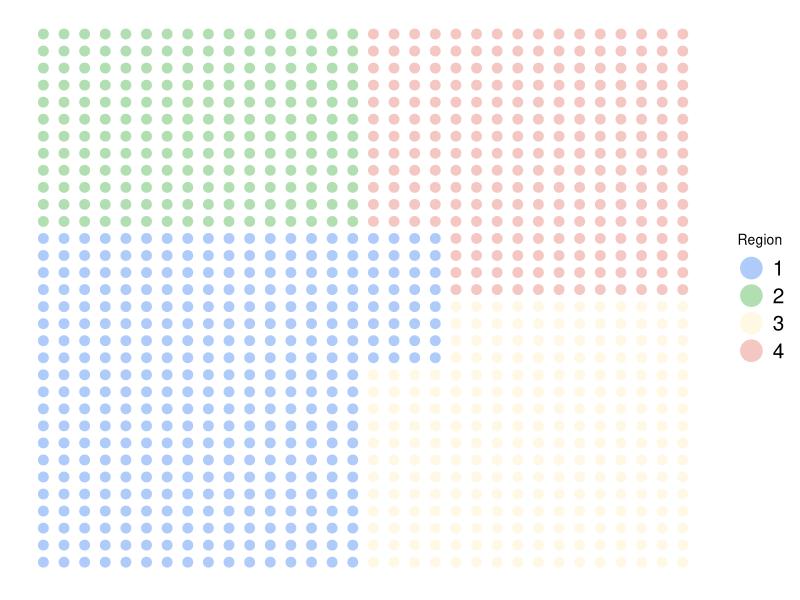
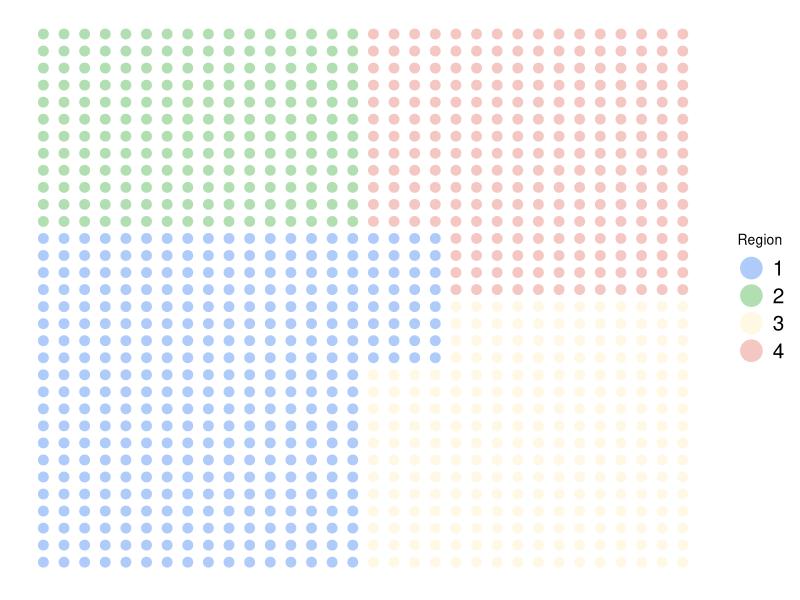

Generate these figures, in order, with R:
library(ggplot2)

spot.region <- c(rep(c(rep(1,20),rep(2,12)),16),rep(c(rep(3,12),rep(1,8),rep(4,12)),4),rep(rep(3:4,each=16),12))

pal2 <- c("#AECBFA", 
          "#B2DFB2",
          "#FFF8E4", 
          "#F4C7C3")
pal2 <- setNames(pal2, c("1", "2", "3", "4"))

spot.coor <- as.data.frame(expand.grid(y=0:31,x=0:31)[,2:1])

gg <- ggplot(spot.coor, aes(x = x, y = y))
pl <- gg + geom_point(size = 3, 
                      aes(color = as.factor(spot.region))) +
  scale_color_manual(values=pal2) +
  theme(legend.text=element_text(size=15),        
        legend.position = "right", 
        panel.border = element_blank(),
        panel.grid.major = element_blank(),
        panel.grid.minor = element_blank(), 
        axis.title.x=element_blank(),
        axis.text.x=element_blank(),
        axis.title.y = element_blank(),
        axis.text.y = element_blank(), 
        axis.ticks = element_blank(),
        panel.background = element_blank()) +
  guides(color = guide_legend(title = "Region", 
                              title.theme = element_text(size = 10),
                              override.aes = list(size = 7)))

print(pl)

ggsave("region.png", pl, width = 5, height = 5)
